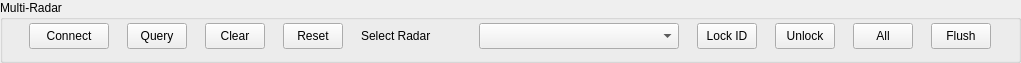
   <widget class="QGroupBox" name="groupMultiRadar">
    <property name="enabled">
     <bool>true</bool>
    </property>
    <property name="geometry">
     <rect>
      <x>20</x>
      <y>190</y>
      <width>1021</width>
      <height>63</height>
     </rect>
    </property>
    <property name="sizePolicy">
     <sizepolicy hsizetype="Fixed" vsizetype="Fixed">
      <horstretch>0</horstretch>
      <verstretch>0</verstretch>
     </sizepolicy>
    </property>
    <property name="maximumSize">
     <size>
      <width>1200</width>
      <height>200</height>
     </size>
    </property>
    <property name="focusPolicy">
     <enum>Qt::NoFocus</enum>
    </property>
    <property name="contextMenuPolicy">
     <enum>Qt::DefaultContextMenu</enum>
    </property>
    <property name="title">
     <string>Multi-Radar</string>
    </property>
    <property name="alignment">
     <set>Qt::AlignLeading|Qt::AlignLeft|Qt::AlignTop</set>
    </property>
    <layout class="QHBoxLayout" name="layoutMultiRadar">
     <property name="spacing">
      <number>3</number>
     </property>
     <property name="sizeConstraint">
      <enum>QLayout::SetNoConstraint</enum>
     </property>
     <property name="topMargin">
      <number>3</number>
     </property>
     <item>
      <widget class="QPushButton" name="pushMultiRadarConnect">
       <property name="sizePolicy">
        <sizepolicy hsizetype="Fixed" vsizetype="Fixed">
         <horstretch>0</horstretch>
         <verstretch>0</verstretch>
        </sizepolicy>
       </property>
       <property name="minimumSize">
        <size>
         <width>60</width>
         <height>20</height>
        </size>
       </property>
       <property name="maximumSize">
        <size>
         <width>80</width>
         <height>200</height>
        </size>
       </property>
       <property name="toolTip">
        <string>Connect to radar</string>
       </property>
       <property name="text">
        <string>Connect</string>
       </property>
       <property name="checkable">
        <bool>true</bool>
       </property>
      </widget>
     </item>
     <item>
      <widget class="QPushButton" name="pushMultiRadarQuery">
       <property name="sizePolicy">
        <sizepolicy hsizetype="Fixed" vsizetype="Fixed">
         <horstretch>0</horstretch>
         <verstretch>0</verstretch>
        </sizepolicy>
       </property>
       <property name="minimumSize">
        <size>
         <width>0</width>
         <height>20</height>
        </size>
       </property>
       <property name="maximumSize">
        <size>
         <width>60</width>
         <height>200</height>
        </size>
       </property>
       <property name="toolTip">
        <string>Query the network for all radars and their supported services</string>
       </property>
       <property name="text">
        <string>Query</string>
       </property>
      </widget>
     </item>
     <item>
      <widget class="QPushButton" name="pushMultiRadarClear">
       <property name="sizePolicy">
        <sizepolicy hsizetype="Fixed" vsizetype="Fixed">
         <horstretch>0</horstretch>
         <verstretch>0</verstretch>
        </sizepolicy>
       </property>
       <property name="minimumSize">
        <size>
         <width>0</width>
         <height>20</height>
        </size>
       </property>
       <property name="maximumSize">
        <size>
         <width>60</width>
         <height>200</height>
        </size>
       </property>
       <property name="toolTip">
        <string>Clear the radar list, you will need to re-Query to restore the list</string>
       </property>
       <property name="text">
        <string>Clear</string>
       </property>
      </widget>
     </item>
     <item>
      <widget class="QPushButton" name="pushMultiRadarReset">
       <property name="sizePolicy">
        <sizepolicy hsizetype="Fixed" vsizetype="Fixed">
         <horstretch>0</horstretch>
         <verstretch>0</verstretch>
        </sizepolicy>
       </property>
       <property name="minimumSize">
        <size>
         <width>0</width>
         <height>20</height>
        </size>
       </property>
       <property name="maximumSize">
        <size>
         <width>60</width>
         <height>200</height>
        </size>
       </property>
       <property name="toolTip">
        <string>Force all radars on the network to renegotiate their device IDs the next time they are restarted/reconnected</string>
       </property>
       <property name="text">
        <string>Reset</string>
       </property>
      </widget>
     </item>
     <item>
      <widget class="QLabel" name="label_22">
       <property name="sizePolicy">
        <sizepolicy hsizetype="Fixed" vsizetype="Fixed">
         <horstretch>0</horstretch>
         <verstretch>0</verstretch>
        </sizepolicy>
       </property>
       <property name="maximumSize">
        <size>
         <width>100</width>
         <height>200</height>
        </size>
       </property>
       <property name="toolTip">
        <string>Select the Radar to connect too (you must disconnect &amp; reconnect before a change will be used)</string>
       </property>
       <property name="text">
        <string>Select Radar</string>
       </property>
      </widget>
     </item>
     <item>
      <widget class="QComboBox" name="_comboMultiRadarSelect">
       <property name="sizePolicy">
        <sizepolicy hsizetype="Fixed" vsizetype="Fixed">
         <horstretch>0</horstretch>
         <verstretch>0</verstretch>
        </sizepolicy>
       </property>
       <property name="minimumSize">
        <size>
         <width>130</width>
         <height>0</height>
        </size>
       </property>
       <property name="maximumSize">
        <size>
         <width>200</width>
         <height>200</height>
        </size>
       </property>
       <property name="toolTip">
        <string>Select the Radar to connect too (you must disconnect &amp; reconnect before a change will be used)</string>
       </property>
      </widget>
     </item>
     <item>
      <widget class="QPushButton" name="pushMultiRadarGetLockID">
       <property name="sizePolicy">
        <sizepolicy hsizetype="Fixed" vsizetype="Fixed">
         <horstretch>0</horstretch>
         <verstretch>0</verstretch>
        </sizepolicy>
       </property>
       <property name="minimumSize">
        <size>
         <width>0</width>
         <height>20</height>
        </size>
       </property>
       <property name="maximumSize">
        <size>
         <width>60</width>
         <height>200</height>
        </size>
       </property>
       <property name="toolTip">
        <string>Show the lock ID of the selected radar</string>
       </property>
       <property name="text">
        <string>Lock ID</string>
       </property>
      </widget>
     </item>
     <item>
      <widget class="QPushButton" name="pushMultiRadarUnlock">
       <property name="sizePolicy">
        <sizepolicy hsizetype="Fixed" vsizetype="Fixed">
         <horstretch>0</horstretch>
         <verstretch>0</verstretch>
        </sizepolicy>
       </property>
       <property name="minimumSize">
        <size>
         <width>0</width>
         <height>20</height>
        </size>
       </property>
       <property name="maximumSize">
        <size>
         <width>60</width>
         <height>200</height>
        </size>
       </property>
       <property name="toolTip">
        <string>Attempt to unlock the selected radar</string>
       </property>
       <property name="text">
        <string>Unlock</string>
       </property>
      </widget>
     </item>
     <item>
      <widget class="QPushButton" name="pushMultiRadarUnlockAll">
       <property name="sizePolicy">
        <sizepolicy hsizetype="Fixed" vsizetype="Fixed">
         <horstretch>0</horstretch>
         <verstretch>0</verstretch>
        </sizepolicy>
       </property>
       <property name="maximumSize">
        <size>
         <width>60</width>
         <height>200</height>
        </size>
       </property>
       <property name="toolTip">
        <string>Atempt to unlock all the radars on the network</string>
       </property>
       <property name="text">
        <string>All</string>
       </property>
      </widget>
     </item>
     <item>
      <widget class="QPushButton" name="pushMultiRadarFlush">
       <property name="sizePolicy">
        <sizepolicy hsizetype="Fixed" vsizetype="Fixed">
         <horstretch>0</horstretch>
         <verstretch>0</verstretch>
        </sizepolicy>
       </property>
       <property name="maximumSize">
        <size>
         <width>60</width>
         <height>200</height>
        </size>
       </property>
       <property name="toolTip">
        <string>Flush/delete all cached unlock keys</string>
       </property>
       <property name="text">
        <string>Flush</string>
       </property>
      </widget>
     </item>
    </layout>
   </widget>
